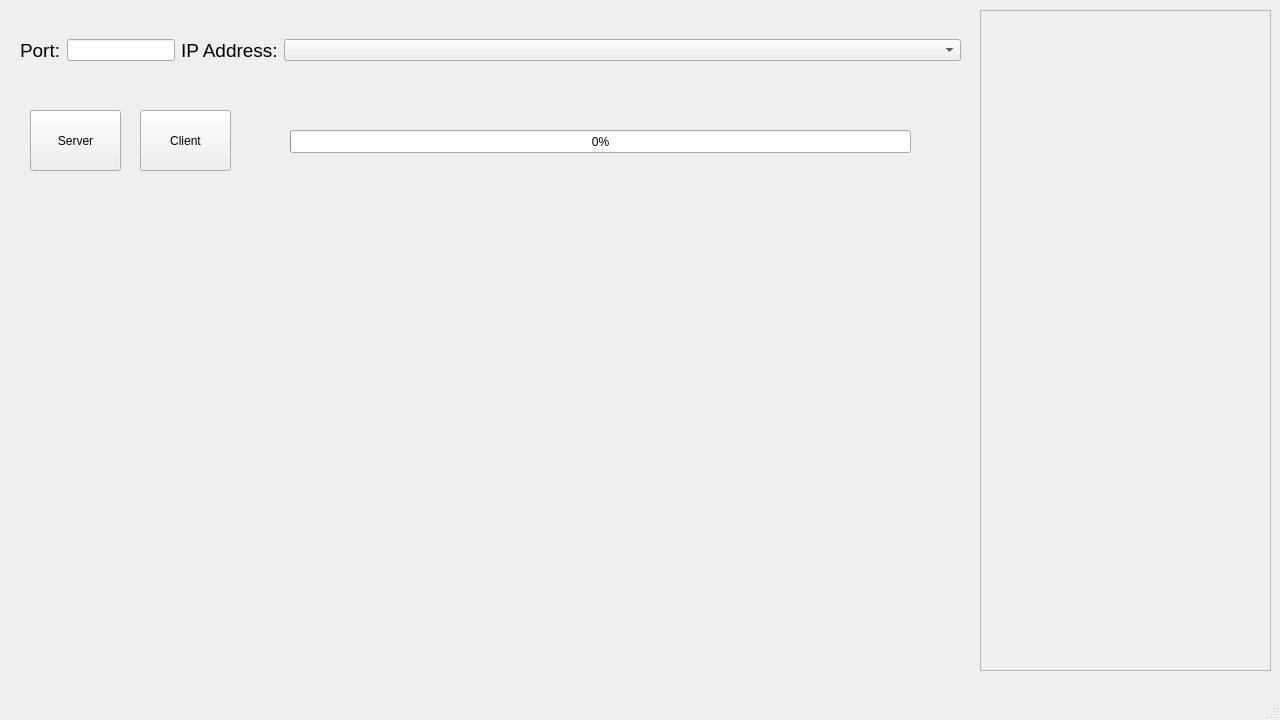
<?xml version="1.0" encoding="UTF-8"?>
<ui version="4.0">
 <class>MainWindow</class>
 <widget class="QMainWindow" name="MainWindow">
  <property name="geometry">
   <rect>
    <x>0</x>
    <y>0</y>
    <width>1280</width>
    <height>720</height>
   </rect>
  </property>
  <property name="windowTitle">
   <string>MainWindow</string>
  </property>
  <widget class="QWidget" name="centralwidget">
   <widget class="QPushButton" name="serverButton">
    <property name="geometry">
     <rect>
      <x>30</x>
      <y>110</y>
      <width>91</width>
      <height>61</height>
     </rect>
    </property>
    <property name="autoFillBackground">
     <bool>false</bool>
    </property>
    <property name="text">
     <string>Server</string>
    </property>
    <property name="checkable">
     <bool>true</bool>
    </property>
   </widget>
   <widget class="QScrollArea" name="scrollArea">
    <property name="geometry">
     <rect>
      <x>980</x>
      <y>10</y>
      <width>291</width>
      <height>661</height>
     </rect>
    </property>
    <property name="verticalScrollBarPolicy">
     <enum>Qt::ScrollBarAsNeeded</enum>
    </property>
    <property name="sizeAdjustPolicy">
     <enum>QAbstractScrollArea::AdjustIgnored</enum>
    </property>
    <property name="widgetResizable">
     <bool>true</bool>
    </property>
    <property name="alignment">
     <set>Qt::AlignLeading|Qt::AlignLeft|Qt::AlignTop</set>
    </property>
    <widget class="QWidget" name="scrollAreaWidgetContents">
     <property name="geometry">
      <rect>
       <x>0</x>
       <y>0</y>
       <width>289</width>
       <height>659</height>
      </rect>
     </property>
     <layout class="QVBoxLayout" name="verticalLayout">
      <item>
       <widget class="QLabel" name="label1">
        <property name="text">
         <string/>
        </property>
        <property name="alignment">
         <set>Qt::AlignLeading|Qt::AlignLeft|Qt::AlignTop</set>
        </property>
        <property name="indent">
         <number>0</number>
        </property>
       </widget>
      </item>
     </layout>
    </widget>
   </widget>
   <widget class="QWidget" name="horizontalLayoutWidget">
    <property name="geometry">
     <rect>
      <x>20</x>
      <y>10</y>
      <width>941</width>
      <height>80</height>
     </rect>
    </property>
    <layout class="QHBoxLayout" name="horizontalLayout">
     <item>
      <widget class="QLabel" name="label">
       <property name="sizePolicy">
        <sizepolicy hsizetype="Fixed" vsizetype="Preferred">
         <horstretch>0</horstretch>
         <verstretch>0</verstretch>
        </sizepolicy>
       </property>
       <property name="font">
        <font>
         <pointsize>14</pointsize>
        </font>
       </property>
       <property name="text">
        <string>Port:</string>
       </property>
      </widget>
     </item>
     <item>
      <widget class="QLineEdit" name="portInput">
       <property name="sizePolicy">
        <sizepolicy hsizetype="Fixed" vsizetype="Fixed">
         <horstretch>0</horstretch>
         <verstretch>0</verstretch>
        </sizepolicy>
       </property>
      </widget>
     </item>
     <item>
      <widget class="QLabel" name="label_2">
       <property name="sizePolicy">
        <sizepolicy hsizetype="Fixed" vsizetype="Preferred">
         <horstretch>0</horstretch>
         <verstretch>0</verstretch>
        </sizepolicy>
       </property>
       <property name="font">
        <font>
         <pointsize>14</pointsize>
        </font>
       </property>
       <property name="text">
        <string>IP Address:</string>
       </property>
      </widget>
     </item>
     <item>
      <widget class="QComboBox" name="ipAddressInput">
       <property name="sizePolicy">
        <sizepolicy hsizetype="Preferred" vsizetype="Fixed">
         <horstretch>0</horstretch>
         <verstretch>0</verstretch>
        </sizepolicy>
       </property>
      </widget>
     </item>
    </layout>
   </widget>
   <widget class="QPushButton" name="clientButton">
    <property name="geometry">
     <rect>
      <x>140</x>
      <y>110</y>
      <width>91</width>
      <height>61</height>
     </rect>
    </property>
    <property name="autoFillBackground">
     <bool>false</bool>
    </property>
    <property name="text">
     <string>Client</string>
    </property>
    <property name="checkable">
     <bool>true</bool>
    </property>
   </widget>
   <widget class="QProgressBar" name="progressBar">
    <property name="geometry">
     <rect>
      <x>290</x>
      <y>130</y>
      <width>621</width>
      <height>23</height>
     </rect>
    </property>
    <property name="value">
     <number>0</number>
    </property>
   </widget>
  </widget>
  <widget class="QMenuBar" name="menubar">
   <property name="geometry">
    <rect>
     <x>0</x>
     <y>0</y>
     <width>1280</width>
     <height>26</height>
    </rect>
   </property>
  </widget>
  <widget class="QStatusBar" name="statusbar"/>
 </widget>
 <resources/>
 <connections/>
</ui>
